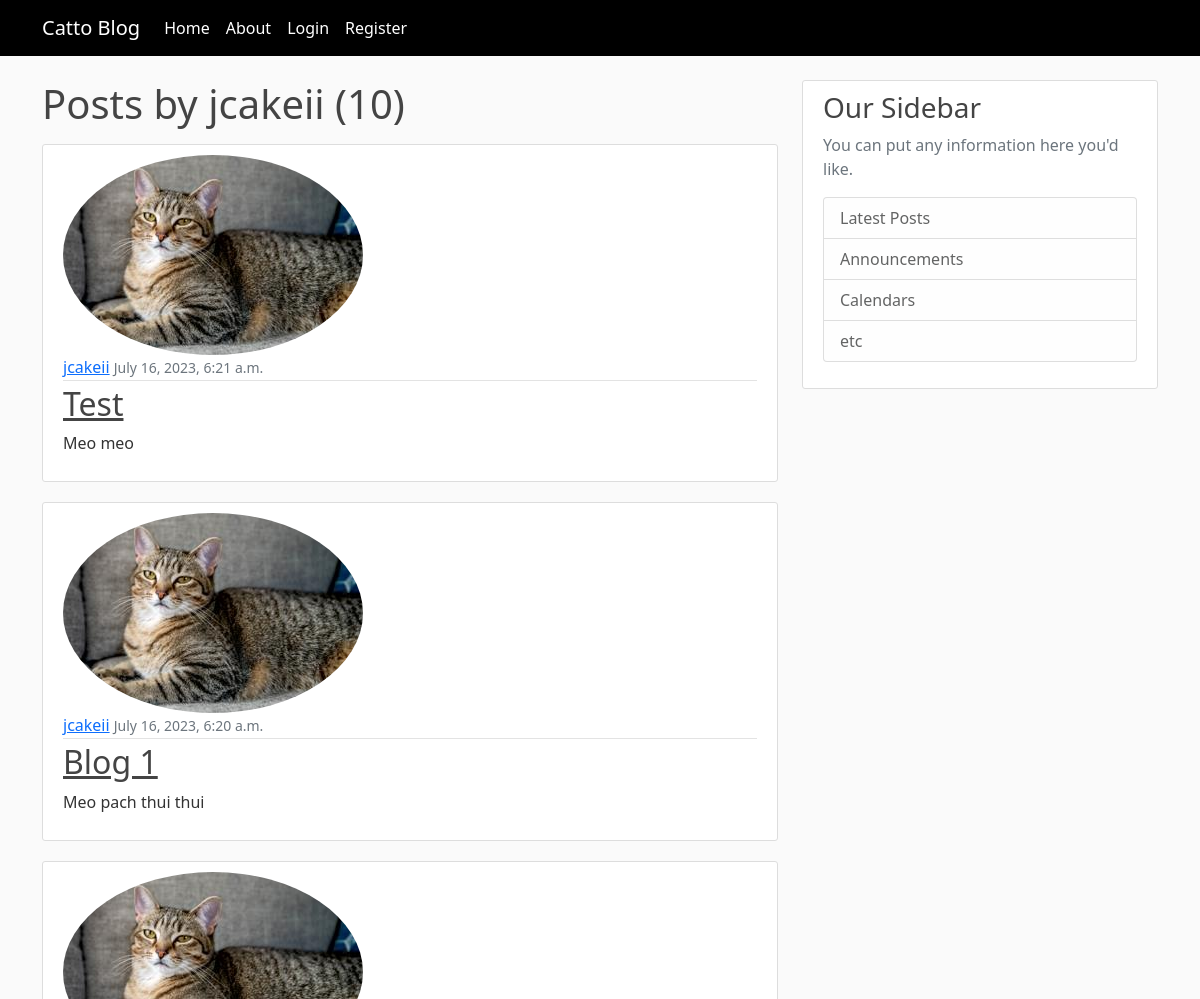
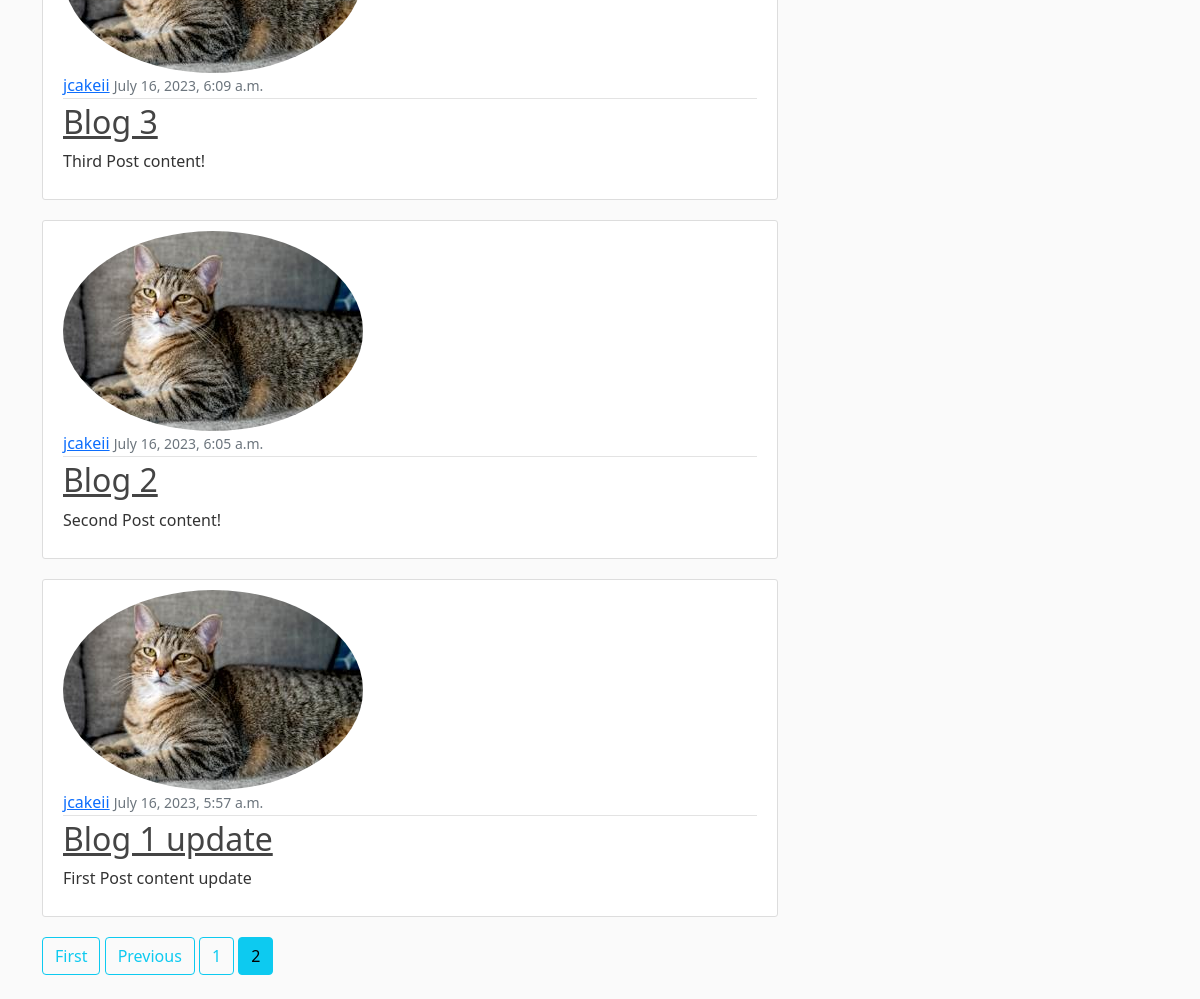
The app's page /user/jcakeii?page=2 with its own data (2 pictures, top to bottom).
### blog/models.py (models this page shows, shortened)
class Post(models.Model): #each class is its own table in the database
    title = models.CharField(max_length = 100)
    content = models.TextField()
    date_posted = models.DateTimeField(default = timezone.now) #set the date posted to current date
    author = models.ForeignKey(User, on_delete=models.CASCADE) #pass in the related User table and what we want Django to do if the user who created the post gets deleted: if a user gets deleted, delete the post

### user/models.py (models this page shows, shortened)
class Profile(models.Model):
    user = models.OneToOneField(User, on_delete=models.CASCADE) #if user is deleted, delete the profile
    image = models.ImageField(default = 'default.jpg', upload_to = 'profile_pics')

### blog/views.py (the view)
# urls.py: path('user/<str:username>', UserPostListView.as_view(), name= 'user-posts'),
class UserPostListView(ListView):
    model = Post
    template_name = 'blog/user_posts.html' #<app>/<model>_<viewtype>.html
    context_object_name = 'posts'
    ordering = ['-date_posted']
    paginate_by = 5
    def get_queryset(self):
        user = get_object_or_404(User, username = self.kwargs.get('username'))
        return Post.objects.filter(author=user).order_by('-date_posted')

### blog/templates/blog/user_posts.html (shortened to what this page needs)
{% extends "blog/base.html" %}
{% block content %}
    <h1 class="mb-3"> Posts by {{ view.kwargs.username }} ({{ page_obj.paginator.count }})</h1>
  {% for post in posts %}
    <article class="media content-section">
        <img class ="rounded-circle article-image" src = "{{ post.author.profile.image.url }}">
        <div class="media-body">
          <div class="article-metadata">
            <a class="mr-2" href="">{{ post.author }}</a>
            <small class="text-muted">{{ post.date_posted }}</small>
          </div>
          <h2><a class="article-title" href="{% url 'post-detail' post.id %}">{{ post.title }}</a></h2>
          <p class="article-content">{{ post.content }}</p>
        </div>
      </article>
  {% endfor %}
  {% if is_paginated %}
  {% if page_obj.has_previous %}
    <a class="btn btn-outline-info mb-4" href="?page=1">First</a>
    <a class="btn btn-outline-info mb-4" href="?page={{ page_obj.previous_page_number }}">Previous</a>
  {% endif %}
  {% for num in page_obj.paginator.page_range %}
    {% if page_obj.number == num %}
      <a class="btn btn-info mb-4" href="?page={{ num }}">{{ num }}</a>
    {% elif num > page_obj.number|add:'-3' and num < page_obj.number|add:'3' %}
      <a class="btn btn-outline-info mb-4" href="?page={{ num }}">{{ num }}</a>
    {% endif %}
  {% endfor %}
{% endif %}
{% endblock content %}

### blog/static/blog/main.css (style rules this page uses)
body { background: #fafafa; color: #333333; margin-top: 5rem; }
h1, h2, h3, h4, h5, h6 { color: #444444; }
.content-section { background: #ffffff; padding: 10px 20px; border: 1px solid #dddddd; border-radius: 3px; margin-bottom: 20px; }
.article-title { color: #444444; }
.article-content { white-space: pre-line; }
.article-metadata { padding-bottom: 1px; margin-bottom: 4px; border-bottom: 1px solid #e3e3e3 }

### records on screen
Post: author.profile.image (picture), author "jcakeii", date_posted "July 16, 2023, 6:21 a.m.", title "Test", content "Meo meo"
Post: author.profile.image (picture), author "jcakeii", date_posted "July 16, 2023, 6:20 a.m.", title "Blog 1", content "Meo pach thui thui"
Post: author.profile.image (picture), author "jcakeii", date_posted "July 16, 2023, 6:09 a.m.", title "Blog 3", content "Third Post content!"
Post: author.profile.image (picture), author "jcakeii", date_posted "July 16, 2023, 6:05 a.m.", title "Blog 2", content "Second Post content!"
Post: author.profile.image (picture), author "jcakeii", date_posted "July 16, 2023, 5:57 a.m.", title "Blog 1 update", content "First Post content update"

### other values on screen
{{ view.kwargs.username }} "jcakeii"
{{ page_obj.paginator.count }} "10"
{{ num }} "1"
{{ num }} "2"
